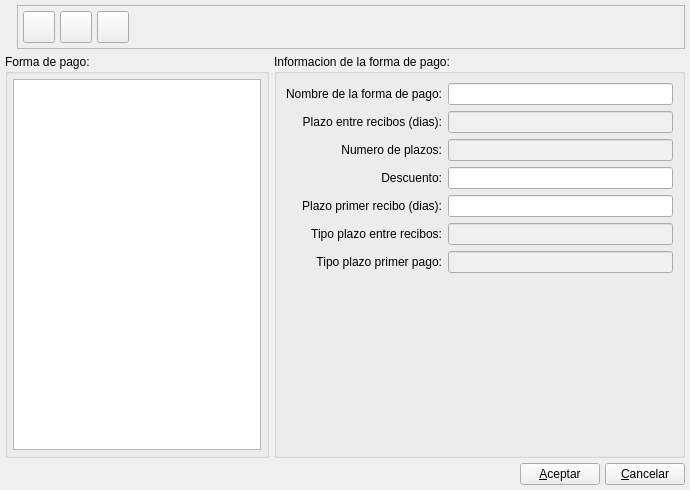
<ui version="4.0" >
 <class>FPagoBase</class>
 <widget class="QWidget" name="FPagoBase" >
  <property name="geometry" >
   <rect>
    <x>0</x>
    <y>0</y>
    <width>690</width>
    <height>490</height>
   </rect>
  </property>
  <property name="windowTitle" >
   <string>Formas de pago</string>
  </property>
  <property name="windowIcon" >
   <iconset resource="../../bulmages.qrc" >:/Bulmafact48x48/images/png/48x48/i_bulmages_bancos.48x48.png</iconset>
  </property>
  <layout class="QGridLayout" >
   <property name="margin" >
    <number>5</number>
   </property>
   <property name="spacing" >
    <number>5</number>
   </property>
   <item row="1" column="1" >
    <widget class="QGroupBox" name="groupBox1" >
     <property name="title" >
      <string>Informacion de la forma de pago:</string>
     </property>
     <layout class="QGridLayout" >
      <property name="margin" >
       <number>9</number>
      </property>
      <property name="spacing" >
       <number>6</number>
      </property>
      <item row="7" column="0" colspan="2" >
       <spacer>
        <property name="orientation" >
         <enum>Qt::Vertical</enum>
        </property>
        <property name="sizeType" >
         <enum>QSizePolicy::Expanding</enum>
        </property>
        <property name="sizeHint" >
         <size>
          <width>387</width>
          <height>20</height>
         </size>
        </property>
       </spacer>
      </item>
      <item row="0" column="1" >
       <widget class="QLineEdit" name="mui_descforma_pago" >
        <property name="minimumSize" >
         <size>
          <width>200</width>
          <height>0</height>
         </size>
        </property>
       </widget>
      </item>
      <item row="6" column="1" >
       <widget class="QLineEdit" name="mui_tipoPlazoPrimerPago" >
        <property name="enabled" >
         <bool>false</bool>
        </property>
       </widget>
      </item>
      <item row="4" column="0" >
       <widget class="QLabel" name="label" >
        <property name="sizePolicy" >
         <sizepolicy>
          <hsizetype>5</hsizetype>
          <vsizetype>5</vsizetype>
          <horstretch>0</horstretch>
          <verstretch>0</verstretch>
         </sizepolicy>
        </property>
        <property name="text" >
         <string>Plazo primer recibo (dias):</string>
        </property>
        <property name="alignment" >
         <set>Qt::AlignRight|Qt::AlignTrailing|Qt::AlignVCenter</set>
        </property>
       </widget>
      </item>
      <item row="3" column="0" >
       <widget class="QLabel" name="label" >
        <property name="sizePolicy" >
         <sizepolicy>
          <hsizetype>5</hsizetype>
          <vsizetype>5</vsizetype>
          <horstretch>0</horstretch>
          <verstretch>0</verstretch>
         </sizepolicy>
        </property>
        <property name="text" >
         <string>Descuento:</string>
        </property>
        <property name="alignment" >
         <set>Qt::AlignRight|Qt::AlignTrailing|Qt::AlignVCenter</set>
        </property>
       </widget>
      </item>
      <item row="2" column="0" >
       <widget class="QLabel" name="label" >
        <property name="sizePolicy" >
         <sizepolicy>
          <hsizetype>5</hsizetype>
          <vsizetype>5</vsizetype>
          <horstretch>0</horstretch>
          <verstretch>0</verstretch>
         </sizepolicy>
        </property>
        <property name="text" >
         <string>Numero de plazos:</string>
        </property>
        <property name="alignment" >
         <set>Qt::AlignRight|Qt::AlignTrailing|Qt::AlignVCenter</set>
        </property>
       </widget>
      </item>
      <item row="1" column="0" >
       <widget class="QLabel" name="label" >
        <property name="sizePolicy" >
         <sizepolicy>
          <hsizetype>5</hsizetype>
          <vsizetype>5</vsizetype>
          <horstretch>0</horstretch>
          <verstretch>0</verstretch>
         </sizepolicy>
        </property>
        <property name="text" >
         <string>Plazo entre recibos (dias):</string>
        </property>
        <property name="alignment" >
         <set>Qt::AlignRight|Qt::AlignTrailing|Qt::AlignVCenter</set>
        </property>
       </widget>
      </item>
      <item row="2" column="1" >
       <widget class="QLineEdit" name="mui_nPlazosFPago" >
        <property name="enabled" >
         <bool>false</bool>
        </property>
       </widget>
      </item>
      <item row="3" column="1" >
       <widget class="QLineEdit" name="mui_descuentoforma_pago" />
      </item>
      <item row="4" column="1" >
       <widget class="QLineEdit" name="mui_dias1tforma_pago" />
      </item>
      <item row="1" column="1" >
       <widget class="QLineEdit" name="mui_plazoEntreReciboFPago" >
        <property name="enabled" >
         <bool>false</bool>
        </property>
       </widget>
      </item>
      <item row="0" column="0" >
       <widget class="QLabel" name="label" >
        <property name="text" >
         <string>Nombre de la forma de pago:</string>
        </property>
        <property name="alignment" >
         <set>Qt::AlignRight|Qt::AlignTrailing|Qt::AlignVCenter</set>
        </property>
       </widget>
      </item>
      <item row="5" column="0" >
       <widget class="QLabel" name="label" >
        <property name="sizePolicy" >
         <sizepolicy>
          <hsizetype>5</hsizetype>
          <vsizetype>5</vsizetype>
          <horstretch>0</horstretch>
          <verstretch>0</verstretch>
         </sizepolicy>
        </property>
        <property name="text" >
         <string>Tipo plazo entre recibos:</string>
        </property>
        <property name="alignment" >
         <set>Qt::AlignRight|Qt::AlignTrailing|Qt::AlignVCenter</set>
        </property>
       </widget>
      </item>
      <item row="6" column="0" >
       <widget class="QLabel" name="label" >
        <property name="sizePolicy" >
         <sizepolicy>
          <hsizetype>5</hsizetype>
          <vsizetype>5</vsizetype>
          <horstretch>0</horstretch>
          <verstretch>0</verstretch>
         </sizepolicy>
        </property>
        <property name="text" >
         <string>Tipo plazo primer pago:</string>
        </property>
        <property name="alignment" >
         <set>Qt::AlignRight|Qt::AlignTrailing|Qt::AlignVCenter</set>
        </property>
       </widget>
      </item>
      <item row="5" column="1" >
       <widget class="QLineEdit" name="mui_tipoPlazoEntreReciboFPago" >
        <property name="enabled" >
         <bool>false</bool>
        </property>
       </widget>
      </item>
     </layout>
    </widget>
   </item>
   <item row="1" column="0" >
    <widget class="QGroupBox" name="groupBox" >
     <property name="title" >
      <string>Forma de pago:</string>
     </property>
     <layout class="QGridLayout" >
      <property name="margin" >
       <number>5</number>
      </property>
      <property name="spacing" >
       <number>5</number>
      </property>
      <item row="0" column="0" >
       <widget class="QListWidget" name="mui_lista" />
      </item>
     </layout>
    </widget>
   </item>
   <item row="0" column="0" colspan="2" >
    <layout class="QHBoxLayout" >
     <property name="margin" >
      <number>0</number>
     </property>
     <property name="spacing" >
      <number>5</number>
     </property>
     <item>
      <widget class="QLabel" name="label" >
       <property name="text" >
        <string/>
       </property>
       <property name="pixmap" >
        <pixmap resource="../../bulmages.qrc" >:/Bulmafact48x48/images/png/48x48/i_bulmages_bancos.48x48.png</pixmap>
       </property>
      </widget>
     </item>
     <item>
      <widget class="QFrame" name="frame" >
       <property name="frameShape" >
        <enum>QFrame::StyledPanel</enum>
       </property>
       <property name="frameShadow" >
        <enum>QFrame::Raised</enum>
       </property>
       <layout class="QGridLayout" >
        <property name="margin" >
         <number>5</number>
        </property>
        <property name="spacing" >
         <number>5</number>
        </property>
        <item row="0" column="0" >
         <widget class="QToolButton" name="mui_crear" >
          <property name="minimumSize" >
           <size>
            <width>32</width>
            <height>32</height>
           </size>
          </property>
          <property name="maximumSize" >
           <size>
            <width>32</width>
            <height>32</height>
           </size>
          </property>
          <property name="toolTip" >
           <string>Nueva forma de pago</string>
          </property>
          <property name="whatsThis" >
           <string>Nueva forma de pago</string>
          </property>
          <property name="text" >
           <string/>
          </property>
          <property name="icon" >
           <iconset resource="../../bulmages.qrc" >:/Images/document-new.svg</iconset>
          </property>
          <property name="iconSize" >
           <size>
            <width>32</width>
            <height>32</height>
           </size>
          </property>
         </widget>
        </item>
        <item row="0" column="1" >
         <widget class="QToolButton" name="mui_guardar" >
          <property name="minimumSize" >
           <size>
            <width>32</width>
            <height>32</height>
           </size>
          </property>
          <property name="maximumSize" >
           <size>
            <width>32</width>
            <height>32</height>
           </size>
          </property>
          <property name="toolTip" >
           <string>Borrar forma de pago</string>
          </property>
          <property name="whatsThis" >
           <string>Borrar forma de pago</string>
          </property>
          <property name="text" >
           <string/>
          </property>
          <property name="icon" >
           <iconset resource="../../bulmages.qrc" >:/Images/edit-save.svg</iconset>
          </property>
          <property name="iconSize" >
           <size>
            <width>32</width>
            <height>32</height>
           </size>
          </property>
         </widget>
        </item>
        <item row="0" column="2" >
         <widget class="QToolButton" name="mui_borrar" >
          <property name="minimumSize" >
           <size>
            <width>32</width>
            <height>32</height>
           </size>
          </property>
          <property name="maximumSize" >
           <size>
            <width>32</width>
            <height>32</height>
           </size>
          </property>
          <property name="toolTip" >
           <string>Guardar forma de pago</string>
          </property>
          <property name="whatsThis" >
           <string>Guardar forma de pago</string>
          </property>
          <property name="text" >
           <string/>
          </property>
          <property name="icon" >
           <iconset resource="../../bulmages.qrc" >:Images/edit-delete.svg</iconset>
          </property>
          <property name="iconSize" >
           <size>
            <width>32</width>
            <height>32</height>
           </size>
          </property>
         </widget>
        </item>
        <item row="0" column="3" >
         <spacer>
          <property name="orientation" >
           <enum>Qt::Horizontal</enum>
          </property>
          <property name="sizeType" >
           <enum>QSizePolicy::Expanding</enum>
          </property>
          <property name="sizeHint" >
           <size>
            <width>300</width>
            <height>20</height>
           </size>
          </property>
         </spacer>
        </item>
       </layout>
      </widget>
     </item>
    </layout>
   </item>
   <item row="2" column="0" colspan="2" >
    <layout class="QHBoxLayout" >
     <property name="margin" >
      <number>0</number>
     </property>
     <property name="spacing" >
      <number>5</number>
     </property>
     <item>
      <spacer>
       <property name="orientation" >
        <enum>Qt::Horizontal</enum>
       </property>
       <property name="sizeHint" >
        <size>
         <width>40</width>
         <height>20</height>
        </size>
       </property>
      </spacer>
     </item>
     <item>
      <widget class="QPushButton" name="mui_aceptar" >
       <property name="text" >
        <string>&amp;Aceptar</string>
       </property>
      </widget>
     </item>
     <item>
      <widget class="QPushButton" name="mui_cancelar" >
       <property name="text" >
        <string>&amp;Cancelar</string>
       </property>
      </widget>
     </item>
    </layout>
   </item>
  </layout>
 </widget>
 <layoutdefault spacing="6" margin="11" />
 <resources>
  <include location="../../bulmages.qrc" />
 </resources>
 <connections/>
</ui>
